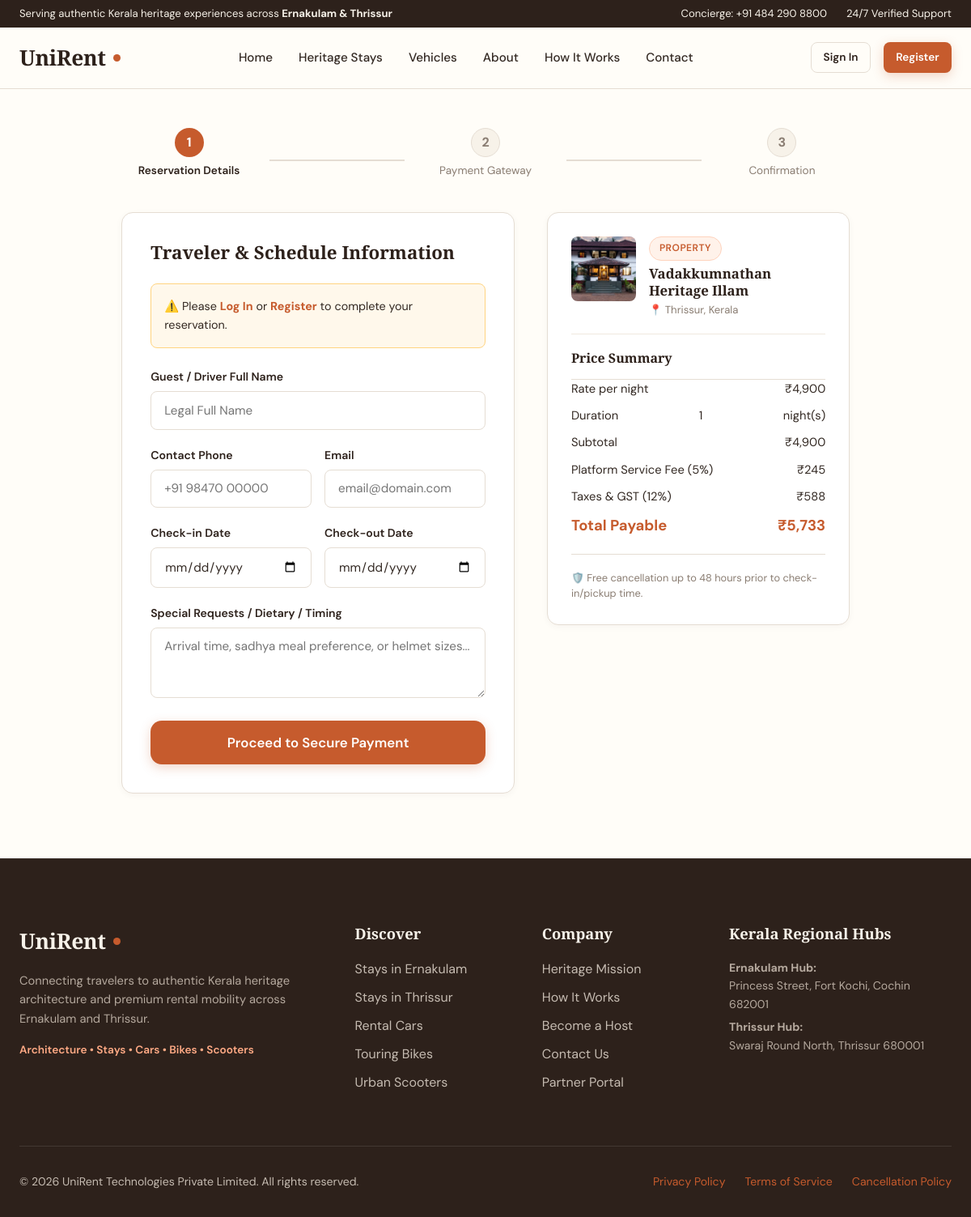
The app's page /booking?type=property&id=4 with its own data.
### app/models.py (models this page shows, shortened)
class Property(db.Model):
    __tablename__ = 'properties'
    property_id = db.Column(db.Integer, primary_key=True, autoincrement=True)
    owner_id = db.Column(db.Integer, db.ForeignKey('owners.owner_id', ondelete='CASCADE'), nullable=False)
    property_name = db.Column(db.String(160), nullable=False)
    slug = db.Column(db.String(180), unique=True, nullable=False)
    property_type = db.Column(db.String(80), nullable=False)  # Heritage Villa, Traditional Tharavadu, Nalukettu, Colonial Manor
    description = db.Column(db.Text, nullable=False)
    address = db.Column(db.String(255), nullable=False)
    district = db.Column(db.String(50), nullable=False)  # Ernakulam, Thrissur
    latitude = db.Column(db.Float, nullable=False)
    longitude = db.Column(db.Float, nullable=False)
    price_per_night = db.Column(db.Float, nullable=False)
    guest_capacity = db.Column(db.Integer, nullable=False, default=2)
    bedrooms = db.Column(db.Integer, nullable=False, default=1)
    bathrooms = db.Column(db.Integer, nullable=False, default=1)
    amenities = db.Column(db.Text, nullable=True)  # JSON serialized list
    images = db.Column(db.Text, nullable=True)  # JSON serialized list of image paths/URLs
    featured_image = db.Column(db.String(255), nullable=True)
    approval_status = db.Column(db.String(20), nullable=False, default='pending')  # pending, approved, rejected
    rejection_reason = db.Column(db.Text, nullable=True)
    availability_status = db.Column(db.String(20), nullable=False, default='available')  # available, booked, maintenance
    featured = db.Column(db.Boolean, nullable=False, default=False)
    created_at = db.Column(db.DateTime, default=datetime.utcnow)
    bookings = db.relationship('Booking', backref='property', lazy='dynamic')
    reviews = db.relationship('Review', backref='property', lazy='dynamic')

### app/routes/main.py (the view)
@main_bp.route('/booking')
def booking():
    listing_type = request.args.get('type', 'property')
    item_id = request.args.get('id', type=int)
    item = None
    if listing_type == 'property':
        item = db.session.get(Property, item_id)
    elif listing_type == 'vehicle':
        item = db.session.get(Vehicle, item_id)
    if not item:
        flash('Please select a valid property or vehicle to book.', 'warning')
        return redirect(url_for('main.stays'))
    start_date = request.args.get('start', '')
    end_date = request.args.get('end', '')
    return render_template(
        'booking.html',
        listing_type=listing_type,
        item=item,
        start_date=start_date,
        end_date=end_date
    )

### templates/booking.html (shortened to what this page needs)
{% extends "base.html" %}
{% block content %}
<div class="container" style="padding: 3rem 0 5rem;">
  <div style="max-width: 900px; margin: 0 auto;">
    <div style="display: flex; justify-content: space-between; align-items: center; margin-bottom: 2.5rem; position: relative;">
      <div style="text-align: center; flex: 1;">
        <div style="width: 36px; height: 36px; border-radius: 50%; background: var(--ur-burnt-orange); color: #fff; display: flex; align-items: center; justify-content: center; margin: 0 auto 0.4rem; font-weight: 700;">1</div>
        <div style="font-size: 0.85rem; font-weight: 600; color: var(--ur-brown);">Reservation Details</div>
      </div>
      <div style="height: 2px; background: var(--ur-border); flex: 1; margin: 0 1rem -1rem;"></div>
      <div style="text-align: center; flex: 1;">
        <div style="width: 36px; height: 36px; border-radius: 50%; background: var(--ur-ivory); border: 1px solid var(--ur-border); color: var(--ur-muted); display: flex; align-items: center; justify-content: center; margin: 0 auto 0.4rem; font-weight: 700;">2</div>
        <div style="font-size: 0.85rem; color: var(--ur-muted);">Payment Gateway</div>
      </div>
      <div style="height: 2px; background: var(--ur-border); flex: 1; margin: 0 1rem -1rem;"></div>
      <div style="text-align: center; flex: 1;">
        <div style="width: 36px; height: 36px; border-radius: 50%; background: var(--ur-ivory); border: 1px solid var(--ur-border); color: var(--ur-muted); display: flex; align-items: center; justify-content: center; margin: 0 auto 0.4rem; font-weight: 700;">3</div>
        <div style="font-size: 0.85rem; color: var(--ur-muted);">Confirmation</div>
      </div>
    </div>
    <div style="display: grid; grid-template-columns: 1.3fr 1fr; gap: 2.5rem;">
      <div style="background: var(--ur-white); border: 1px solid var(--ur-border); border-radius: var(--radius-md); padding: 2.2rem; box-shadow: var(--shadow-sm);">
        <h3 style="font-size: 1.4rem; margin-bottom: 1.5rem;">Traveler & Schedule Information</h3>
        <form action="/api/bookings" method="POST" id="booking_checkout_form">
          {% if not current_user %}
            <div style="background: #fff8eb; border: 1px solid #ffd480; padding: 1rem; border-radius: var(--radius-sm); margin-bottom: 1.5rem; font-size: 0.9rem;">
              ⚠️ Please <a href="{{ url_for('auth.login', next=request.url) }}" style="font-weight: 700;">Log In</a> or <a href="{{ url_for('auth.register') }}" style="font-weight: 700;">Register</a> to complete your reservation.
            </div>
          {% endif %}
          <div class="form-group">
            <label for="traveler_name">Guest / Driver Full Name</label>
            <input type="text" id="traveler_name" class="form-control" value="{{ current_user.full_name if current_user else '' }}" placeholder="Legal Full Name" required>
          </div>
          <div style="display: grid; grid-template-columns: 1fr 1fr; gap: 1rem;">
            <div class="form-group">
              <label for="traveler_phone">Contact Phone</label>
              <input type="tel" id="traveler_phone" class="form-control" value="{{ current_user.phone if current_user else '' }}" placeholder="+91 98470 00000" required>
            </div>
            <div class="form-group">
              <label for="traveler_email">Email</label>
              <input type="email" id="traveler_email" class="form-control" value="{{ current_user.email if current_user else '' }}" placeholder="email@domain.com" required>
            </div>
          </div>
          <div style="display: grid; grid-template-columns: 1fr 1fr; gap: 1rem;">
            <div class="form-group">
              <label for="booking_start_date">{% if listing_type == 'property' %}Check-in Date{% else %}Pickup Date{% endif %}</label>
              <input type="date" id="booking_start_date" name="start_date" class="form-control" value="{{ start_date or '' }}" required>
            </div>
            <div class="form-group">
              <label for="booking_end_date">{% if listing_type == 'property' %}Check-out Date{% else %}Return Date{% endif %}</label>
              <input type="date" id="booking_end_date" name="end_date" class="form-control" value="{{ end_date or '' }}" required>
            </div>
          </div>
          <div class="form-group">
            <label for="special_requests">Special Requests / Dietary / Timing</label>
            <textarea id="special_requests" name="special_requests" rows="3" class="form-control" placeholder="Arrival time, sadhya meal preference, or helmet sizes..."></textarea>
          </div>
          <button type="submit" class="btn btn-primary btn-block btn-lg" {% if not current_user %}disabled{% endif %}>
            Proceed to Secure Payment
          </button>
        </form>
      </div>
      <div>
        <div style="background: var(--ur-white); border: 1px solid var(--ur-border); border-radius: var(--radius-md); padding: 1.8rem; box-shadow: var(--shadow-sm); position: sticky; top: calc(var(--header-height) + 1.5rem);">
          <div style="display: flex; gap: 1rem; margin-bottom: 1.2rem; padding-bottom: 1.2rem; border-bottom: 1px solid var(--ur-border-light);">
            <div style="width: 80px; height: 80px; border-radius: var(--radius-sm); overflow: hidden; flex-shrink: 0;">
              <img src="{{ item.featured_image }}" alt="Listing" style="width:100%; height:100%; object-fit:cover;">
            </div>
            <div>
              <span class="badge badge-delivery" style="font-size:0.75rem;">{{ listing_type|capitalize }}</span>
              <h4 style="font-size: 1.05rem; margin: 0.3rem 0 0.2rem;">
                {{ item.property_name if listing_type == 'property' else item.vehicle_name }}
              </h4>
              <div style="font-size: 0.82rem; color: var(--ur-muted);">
                📍 {{ item.district }}, Kerala
              </div>
            </div>
          </div>
          <h4 style="font-size: 1rem; margin-bottom: 1rem;">Price Summary</h4>
          <div class="pricing-breakdown" style="margin:0 0 1.2rem; padding: 0 0 1.2rem;">
            <div class="price-row">
              <span>Rate per {% if listing_type == 'property' %}night{% else %}day{% endif %}</span>
              <span>{{ format_currency(item.price_per_night if listing_type == 'property' else item.price_per_day) }}</span>
            </div>
            <div class="price-row">
              <span>Duration</span>
              <span id="display_days">1</span> {% if listing_type == 'property' %}night(s){% else %}day(s){% endif %}
            </div>
            <div class="price-row">
              <span>Subtotal</span>
              <span id="display_subtotal">{{ format_currency(item.price_per_night if listing_type == 'property' else item.price_per_day) }}</span>
            </div>
            <div class="price-row">
              <span>Platform Service Fee (5%)</span>
              <span id="display_service_fee">
                {{ format_currency((item.price_per_night if listing_type == 'property' else item.price_per_day) * 0.05) }}
              </span>
            </div>
            <div class="price-row">
              <span>Taxes & GST (12%)</span>
              <span id="display_tax">
                {{ format_currency((item.price_per_night if listing_type == 'property' else item.price_per_day) * 0.12) }}
              </span>
            </div>
            <div class="price-row total">
              <span>Total Payable</span>
              <span id="display_total">
                {{ format_currency((item.price_per_night if listing_type == 'property' else item.price_per_day) * 1.17) }}
              </span>
            </div>
          </div>
          <div style="font-size: 0.8rem; color: var(--ur-muted); line-height: 1.5;">
            🛡️ Free cancellation up to 48 hours prior to check-in/pickup time.
          </div>
        </div>
      </div>
    </div>
  </div>
</div>
{% endblock %}

### static/css/style.css (style rules this page uses)
:root { --ur-ivory: #f7f2e9; --ur-light-ivory: #fffdf8; --ur-burnt-orange: #c65b2d; --ur-dark-orange: #a84721; --ur-brown: #2d211b; --ur-text: #332923; --ur-muted: #8a7d72; --ur-border: #e5ddd3; --ur-border-light: #f0e9df; --ur-white: #ffffff; --status-pending-bg: #fff6e5; --status-pending-text: #b26a00; --status-approved-bg: #edf7ed; --status-approved-text: #1e7e34; --status-rejected-bg: #fdeeed; --status-rejected-text: #c5221f; --status-active-bg: #e8f4fd; --status-active-text: #1976d2; --status-neutral-bg: #f4efe9; --status-neutral-text: #594a42; --font-heading: 'Playfair Display', Georgia, serif; --font-ui: 'DM Sans', -apple-system, BlinkMacSystemFont, 'Segoe UI', Roboto, sans-serif; --shadow-sm: 0 2px 8px rgba(45, 33, 27, 0.04); --shadow-md: 0 6px 24px rgba(45, 33, 27, 0.07); --shadow-lg: 0 12px 40px rgba(45, 33, 27, 0.1); --shadow-float: 0 20px 50px rgba(45, 33, 27, 0.14); --radius-sm: 8px; --radius-md: 14px; --radius-lg: 20px; --radius-full: 9999px; --header-height: 76px; --sidebar-width: 270px; --container-max: 1240px; --transition: all 0.25s cubic-bezier(0.16, 1, 0.3, 1); }
*, *::before, *::after { box-sizing: border-box; margin: 0; padding: 0; }
html { font-size: 16px; scroll-behavior: smooth; }
body { font-family: var(--font-ui); background-color: var(--ur-light-ivory); color: var(--ur-text); line-height: 1.6; -webkit-font-smoothing: antialiased; min-height: 100vh; display: flex; flex-direction: column; }
h1, h2, h3, h4, .font-heading { font-family: var(--font-heading); color: var(--ur-brown); font-weight: 600; line-height: 1.25; }
h3 { font-size: 1.5rem; }
h4 { font-size: 1.2rem; }
a { color: var(--ur-burnt-orange); text-decoration: none; transition: var(--transition); }
img { max-width: 100%; height: auto; display: block; }
.container { width: 100%; max-width: var(--container-max); margin: 0 auto; padding: 0 1.5rem; }
.btn { display: inline-flex; align-items: center; justify-content: center; gap: 0.5rem; font-family: var(--font-ui); font-size: 0.95rem; font-weight: 600; padding: 0.75rem 1.4rem; border-radius: var(--radius-sm); border: 1px solid transparent; cursor: pointer; transition: var(--transition); text-decoration: none; white-space: nowrap; }
.btn-primary { background-color: var(--ur-burnt-orange); color: var(--ur-white) !important; box-shadow: 0 4px 14px rgba(198, 91, 45, 0.25); }
.btn-lg { padding: 0.95rem 2rem; font-size: 1.05rem; border-radius: var(--radius-md); }
.btn-block { width: 100%; }
.badge { display: inline-flex; align-items: center; gap: 0.35rem; padding: 0.28rem 0.75rem; border-radius: var(--radius-full); font-size: 0.78rem; font-weight: 600; text-transform: uppercase; letter-spacing: 0.04em; }
.badge-delivery { background-color: #fff2ea; color: var(--ur-burnt-orange); border: 1px solid #fed2bc; }
.pricing-breakdown { margin: 1.5rem 0; padding: 1.2rem 0; border-top: 1px solid var(--ur-border); border-bottom: 1px solid var(--ur-border); }
.price-row { display: flex; justify-content: space-between; margin-bottom: 0.6rem; font-size: 0.92rem; }
.price-row.total { font-weight: 700; font-size: 1.15rem; color: var(--ur-burnt-orange); margin-top: 0.5rem; margin-bottom: 0; }
.form-group { margin-bottom: 1.25rem; }
.form-group label { display: block; font-size: 0.88rem; font-weight: 600; color: var(--ur-brown); margin-bottom: 0.4rem; }
.form-control { width: 100%; padding: 0.8rem 1rem; font-family: var(--font-ui); font-size: 0.95rem; border: 1px solid var(--ur-border); border-radius: var(--radius-sm); background-color: var(--ur-white); color: var(--ur-text); outline: none; transition: var(--transition); }

### records on screen
Property: featured_image (picture), property_name "Vadakkumnathan Heritage Illam", district "Thrissur", price_per_night "₹4,900", price_per_night "₹245", price_per_night "₹588", price_per_night "₹5,733"

### other values on screen
{{ listing_type|capitalize }} "PROPERTY"
